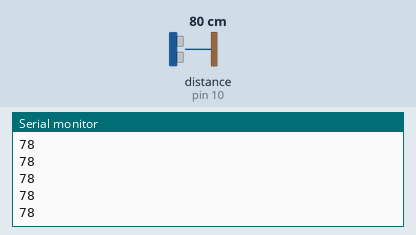
The sketch below on a simulated Arduino Uno, built with avr-gcc and run on an emulated ATmega328P. Parts: the last lines printed to the serial monitor. Wiring (inferred from the names in the program): ultrasonic range finder: trigger pin 9; echo pin 10. The test bench sets the inputs (shaded band); at power-on: distance to the obstacle (sensor on pin 10) 80 cm. The echo pulse lasts 58.3 µs per cm.

Above: at 1.2 s.
1.3 s: distance to the obstacle (sensor on pin 10) set to 2 cm
At 1.37 s:
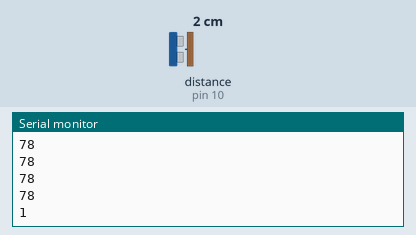
2.8 s: distance to the obstacle (sensor on pin 10) set to 4 cm
At 2.89 s:
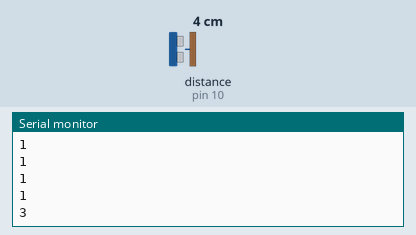
Timing chart, 0 to 5.8 s (numbered marks = the images above; inputs shaded):
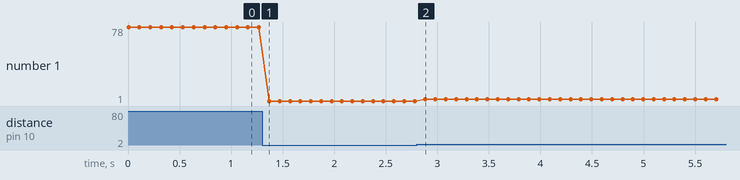

Measured:
- after the input at 1.3 s, the serial monitor: prints a new line after 0.07 s (image 1)
- after the input at 2.8 s, the serial monitor: prints a new line after 0.08 s (image 2)
- plotted number 1: 78 → 1 after the input at 1.3 s, 1 → 3 after the input at 2.8 s

The sketch:

rangefinder_python_game.ino
```cpp
#define TRIG_PIN 9
#define ECHO_PIN 10

void setup() {
  // Start the serial communication to send data over USB
  Serial.begin(9600);

  // Configure the pins
  pinMode(TRIG_PIN, OUTPUT);
  pinMode(ECHO_PIN, INPUT);
}

void loop() {
  // Send a 10 microsecond pulse to trigger the sensor
  digitalWrite(TRIG_PIN, LOW);
  delayMicroseconds(2);
  digitalWrite(TRIG_PIN, HIGH);
  delayMicroseconds(10);
  digitalWrite(TRIG_PIN, LOW);

  // Measure the duration of the pulse on the echo pin
  long duration = pulseIn(ECHO_PIN, HIGH);

  // Calculate the distance in centimeters (sound speed is 34300 cm/s)
  long distance = duration * 0.034 / 2;

  // Send the distance over serial
  Serial.println(distance);

  // Delay for a short time to avoid overwhelming the serial port
  delay(100);
}
```
